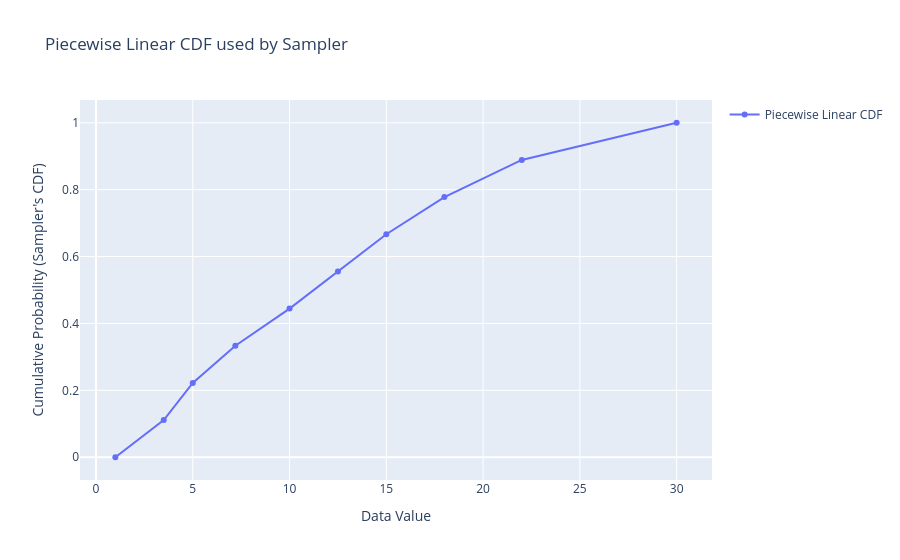

Here is the notebook cell this chart was saved with:
### Code cell
# Create the empirical distribution
simple_dist = RawContinuousEmpirical(data=simple_los, random_seed=42)

# plot the linear interpolation
fig = simple_dist.plotly_ecdf_linear_interpolation()

# Display the plot
fig.show()

### Figure 1 — Plotly figure (JSON) as saved in the notebook; plotly's stock layout.template omitted (floating-point values rounded to 4 significant figures)
{"data": [{"hovertemplate": "Data Value=%{x}<br>Cumulative Probability (Sampler's CDF)=%{y}<extra></extra>", "legendgroup": "", "line": {"dash": "solid"}, "marker": {"size": 6, "symbol": "circle"}, "mode": "lines+markers", "name": "Piecewise Linear CDF", "orientation": "v", "showlegend": true, "type": "scatter", "x": [1.0, 3.5, 5.0, 7.2, 10.0, 12.5, 15.0, 18.0, 22.0, 30.0], "xaxis": "x", "y": [0.0, 0.1111, 0.2222, 0.3333, 0.4444, 0.5556, 0.6667, 0.7778, 0.8889, 1.0], "yaxis": "y"}], "layout": {"legend": {"tracegroupgap": 0}, "showlegend": true, "title": {"text": "Piecewise Linear CDF used by Sampler"}, "xaxis": {"anchor": "y", "domain": [0, 1], "title": {"text": "Data Value"}}, "yaxis": {"anchor": "x", "domain": [0, 1], "title": {"text": "Cumulative Probability (Sampler's CDF)"}}}}
